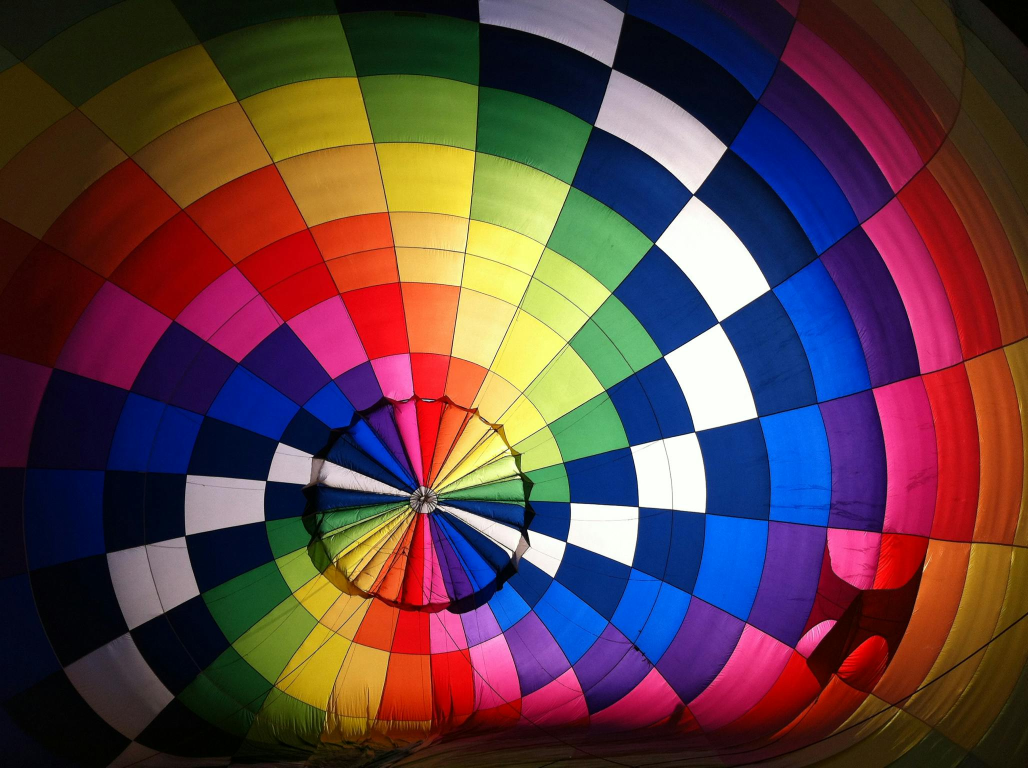
#> input picture image/rgb2.jpg, 2056 x 1536 px, found by its file name (shown at 1/2 size)
$ python bgr_to_grey.py
#> lines starting #> are read from the running program, lines starting #| are printed output that depends on the picture
import cv2
import numpy as np

img = cv2.imread(r"C:\Users\soumyasish-sarkar\PycharmProjects\opencv_learning\image\rgb2.jpg")
#> img is the input picture: shape (1536, 2056, 3); mean B, G, R 68.3, 63.8, 92.7

img_grey = cv2.cvtColor(img,cv2.COLOR_BGR2GRAY)
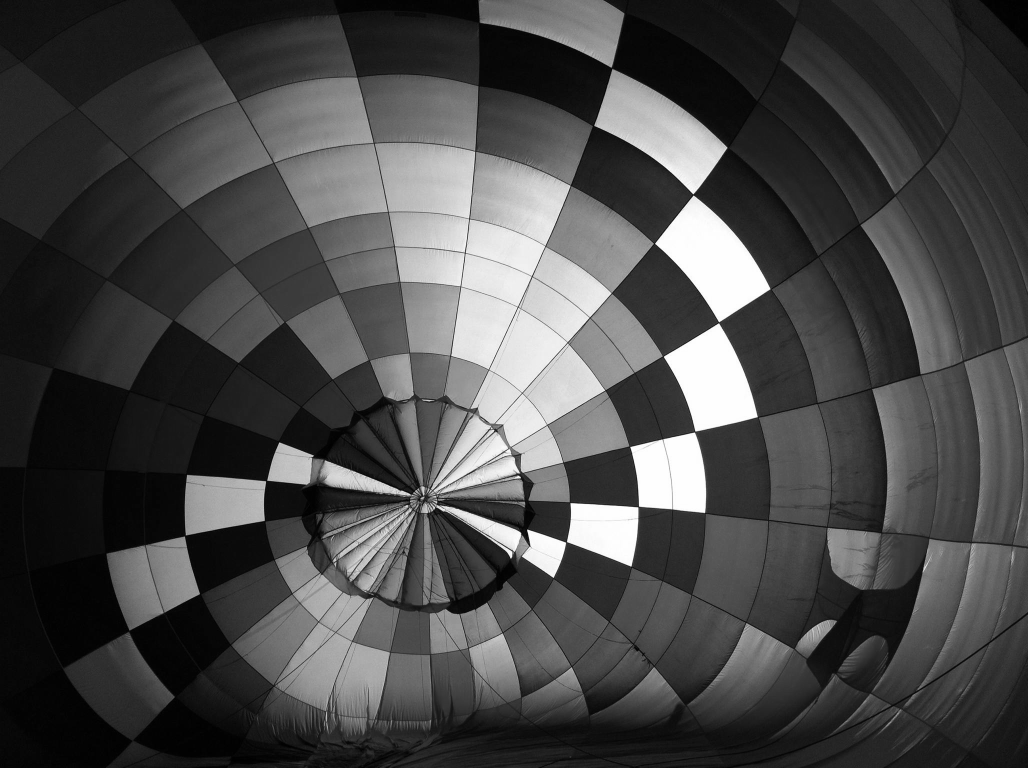
#> img_grey: shape (1536, 2056) (shown at 1/2 size); min 0, max 255, mean 72.9
print(img.shape)  # output in (resolution x,resolution y, number of channels)
#| (1536, 2056, 3)
print(img_grey.shape)  # output in (resolution x,resolution y, number of channels) here no channel will show for greyscale image
#| (1536, 2056)

cv2.namedWindow("Grey Image", cv2.WINDOW_NORMAL)  # allow window resize
cv2.imshow("Grey Image",img_grey)
cv2.waitKey(0)
cv2.destroyAllWindows()

$ run again, with image/rgb1.jpg copied over image/rgb2.jpg
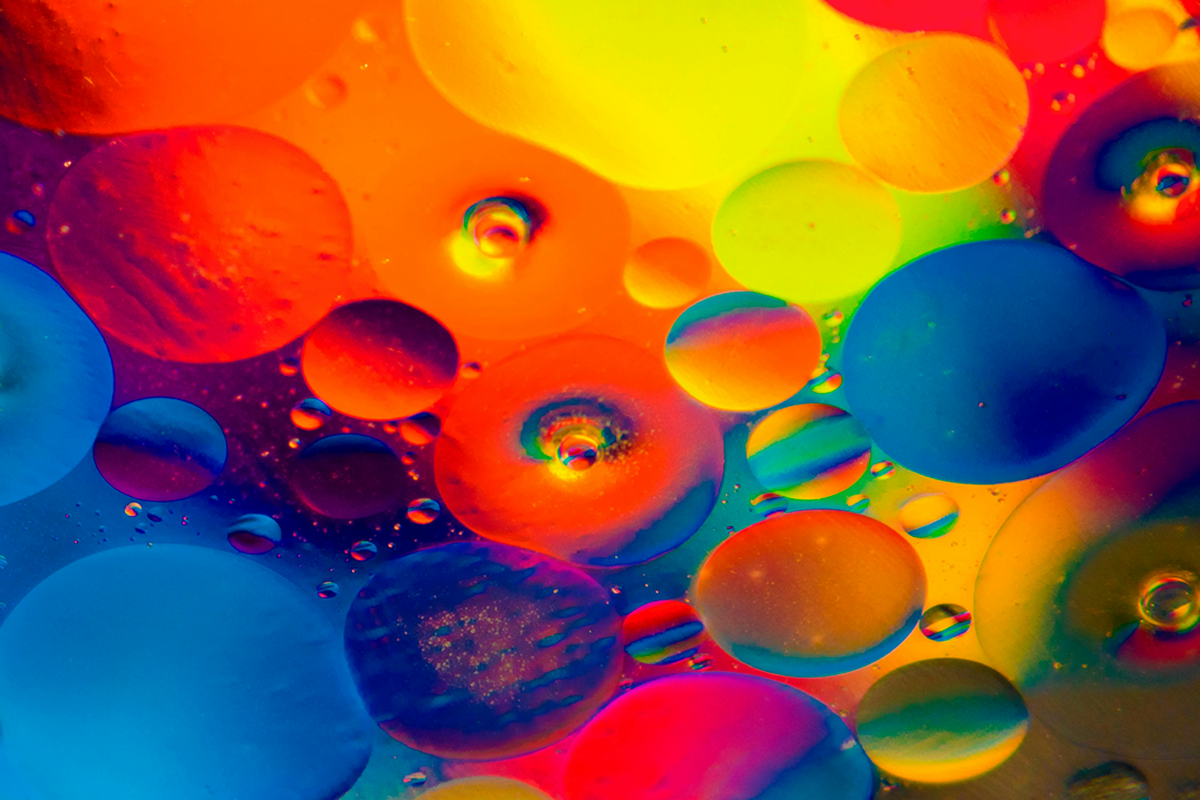
#> input picture image/rgb1.jpg, 6000 x 4000 px, found by its file name (shown at 1/5 size)
#> img is the input picture: shape (4000, 6000, 3); mean B, G, R 62.6, 84.8, 137.2
#> `img_grey = cv2.cvtColor(img,cv2.COLOR_BGR2GRAY)`:
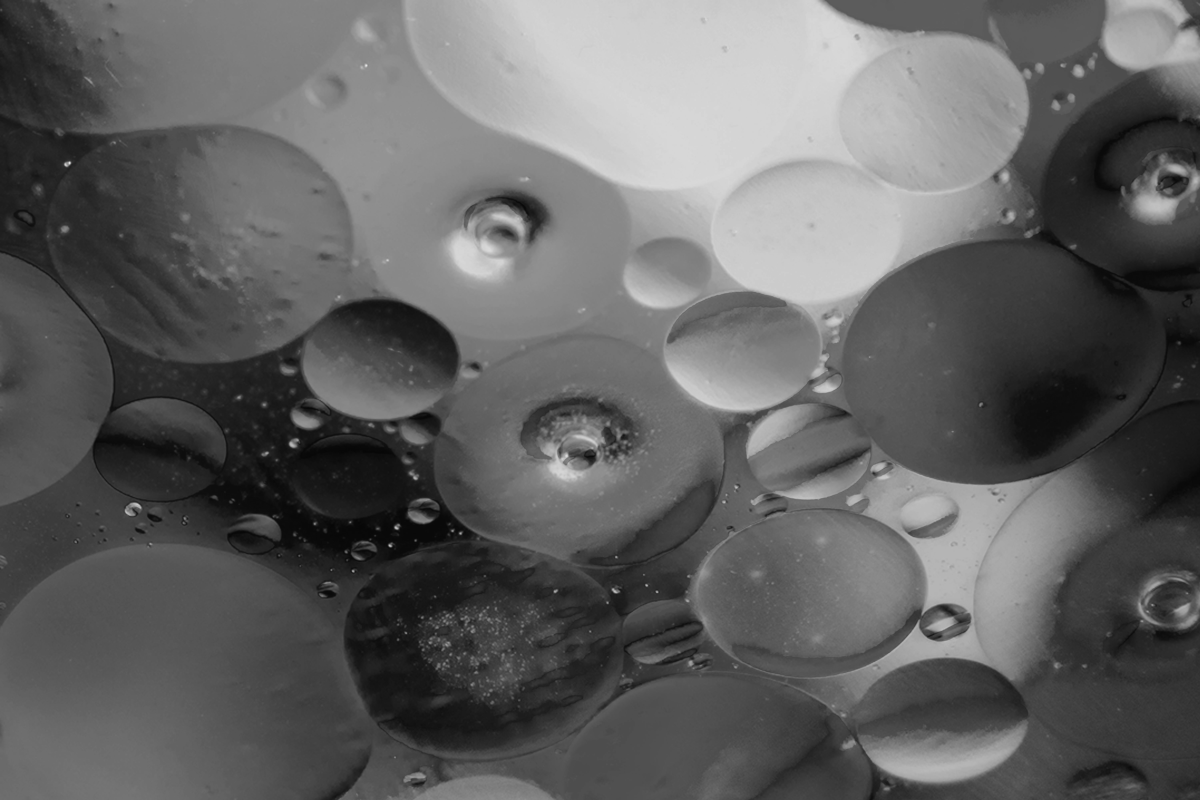
#> img_grey: shape (4000, 6000) (shown at 1/5 size); min 5, max 245, mean 97.9
#| (4000, 6000, 3)
#| (4000, 6000)

$ run again, with image/rgb3.jpg copied over image/rgb2.jpg
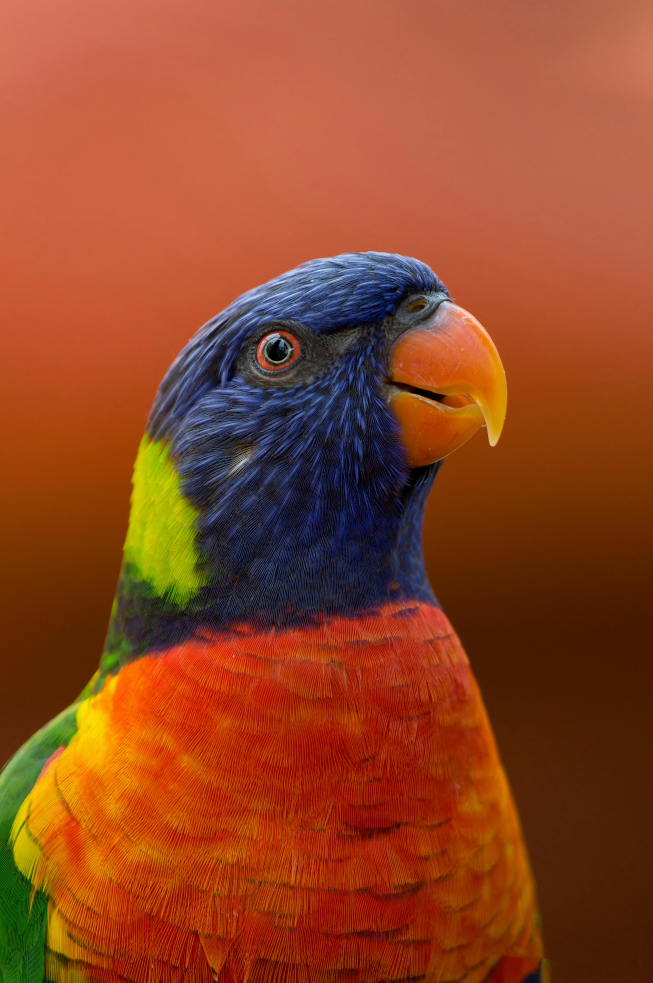
#> input picture image/rgb3.jpg, 3264 x 4912 px, found by its file name (shown at 1/5 size)
#> img is the input picture: shape (4912, 3264, 3); mean B, G, R 36.4, 70, 145.5
#> `img_grey = cv2.cvtColor(img,cv2.COLOR_BGR2GRAY)`:
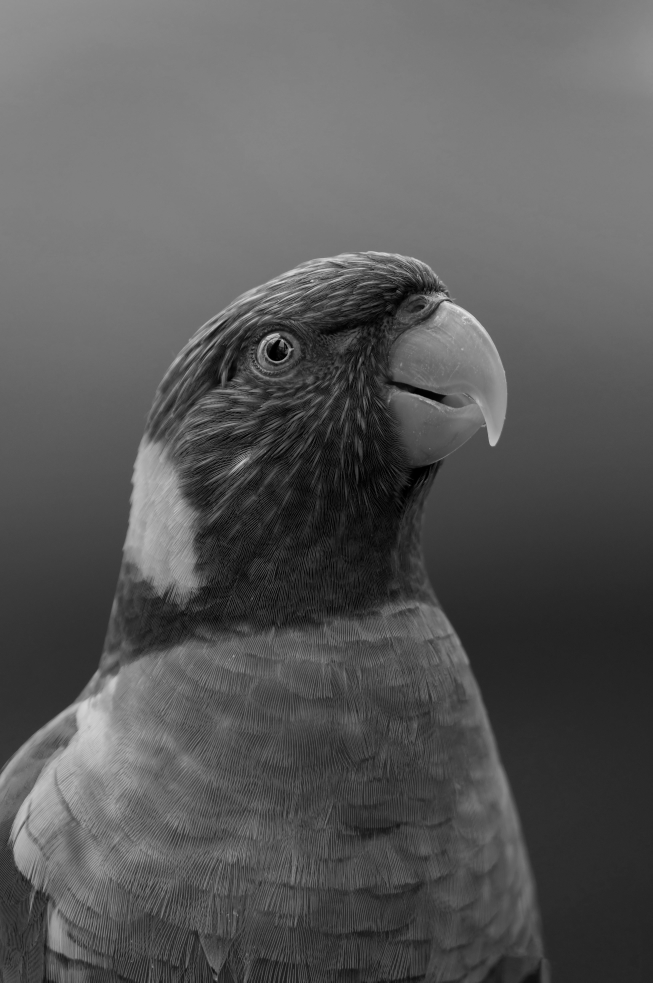
#> img_grey: shape (4912, 3264) (shown at 1/5 size); min 0, max 254, mean 88.7
#| (4912, 3264, 3)
#| (4912, 3264)

$ run again, with image/rgb4.jpg copied over image/rgb2.jpg
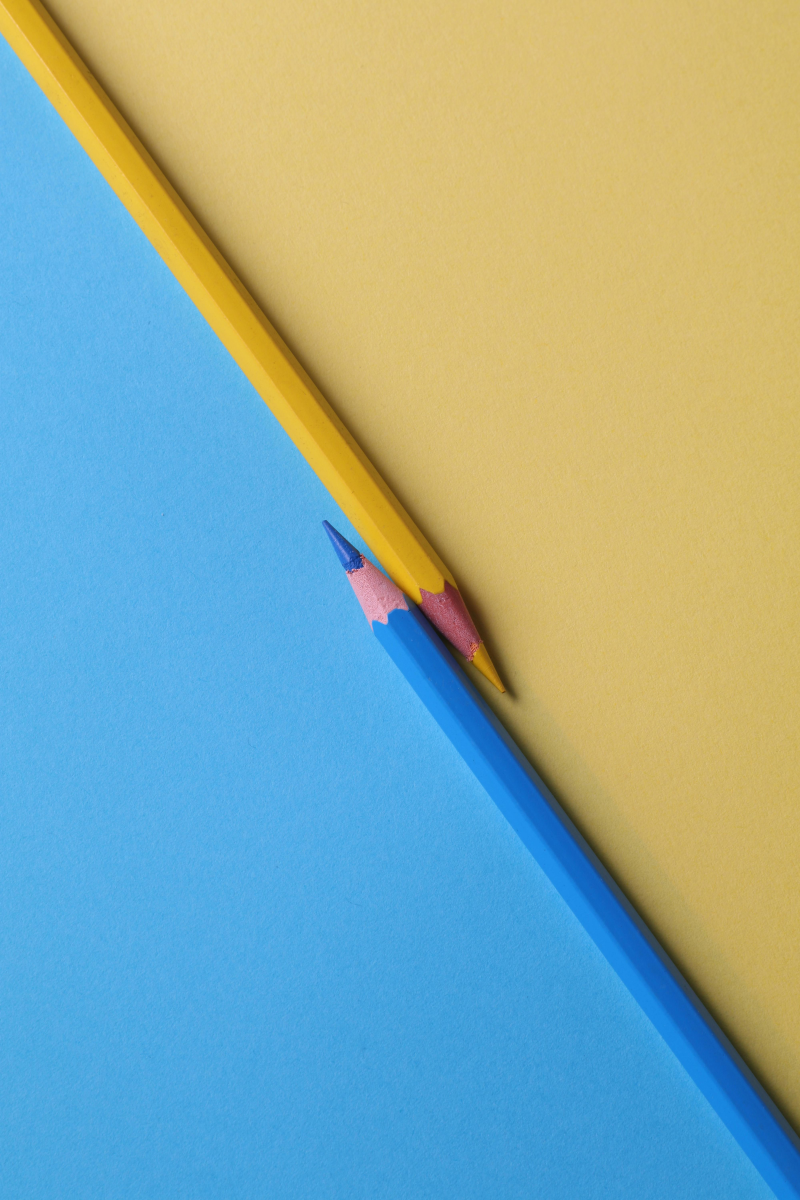
#> input picture image/rgb4.jpg, 4000 x 6000 px, found by its file name (shown at 1/5 size)
#> img is the input picture: shape (6000, 4000, 3); mean B, G, R 164.9, 172.7, 141
#> `img_grey = cv2.cvtColor(img,cv2.COLOR_BGR2GRAY)`:
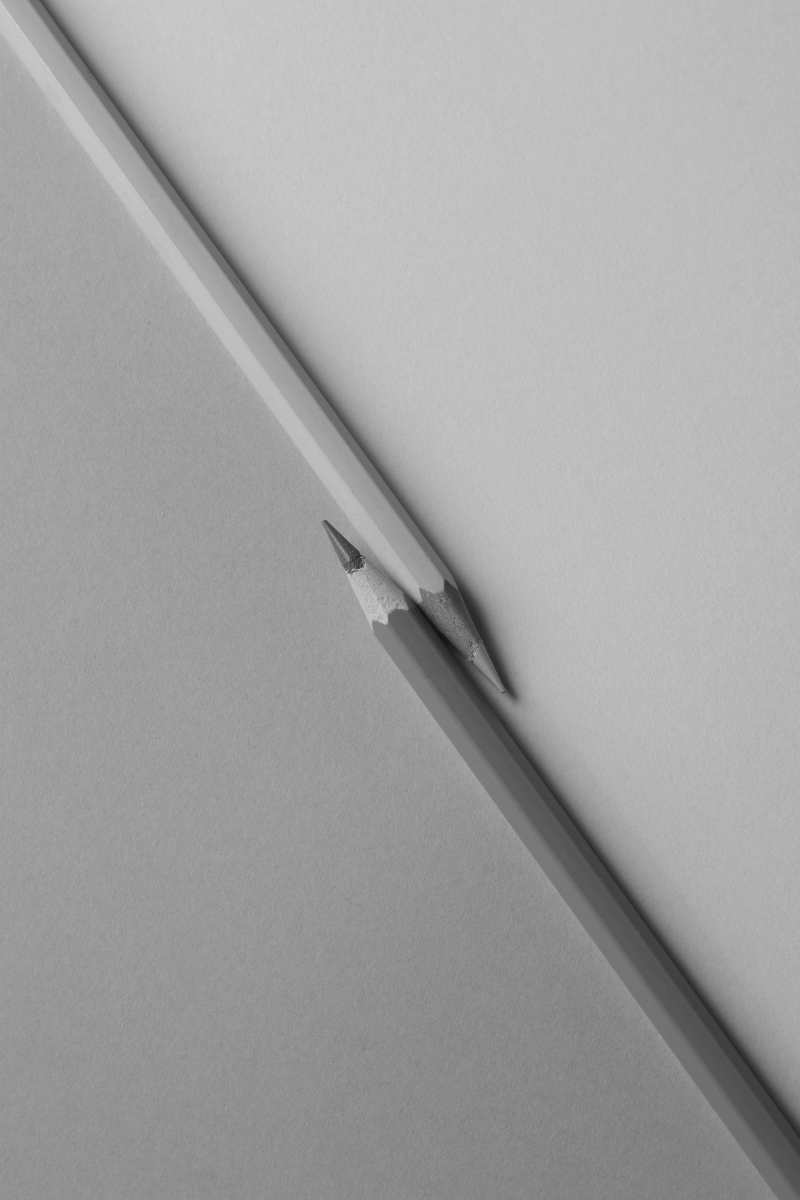
#> img_grey: shape (6000, 4000) (shown at 1/5 size); min 14, max 220, mean 162.3
#| (6000, 4000, 3)
#| (6000, 4000)
